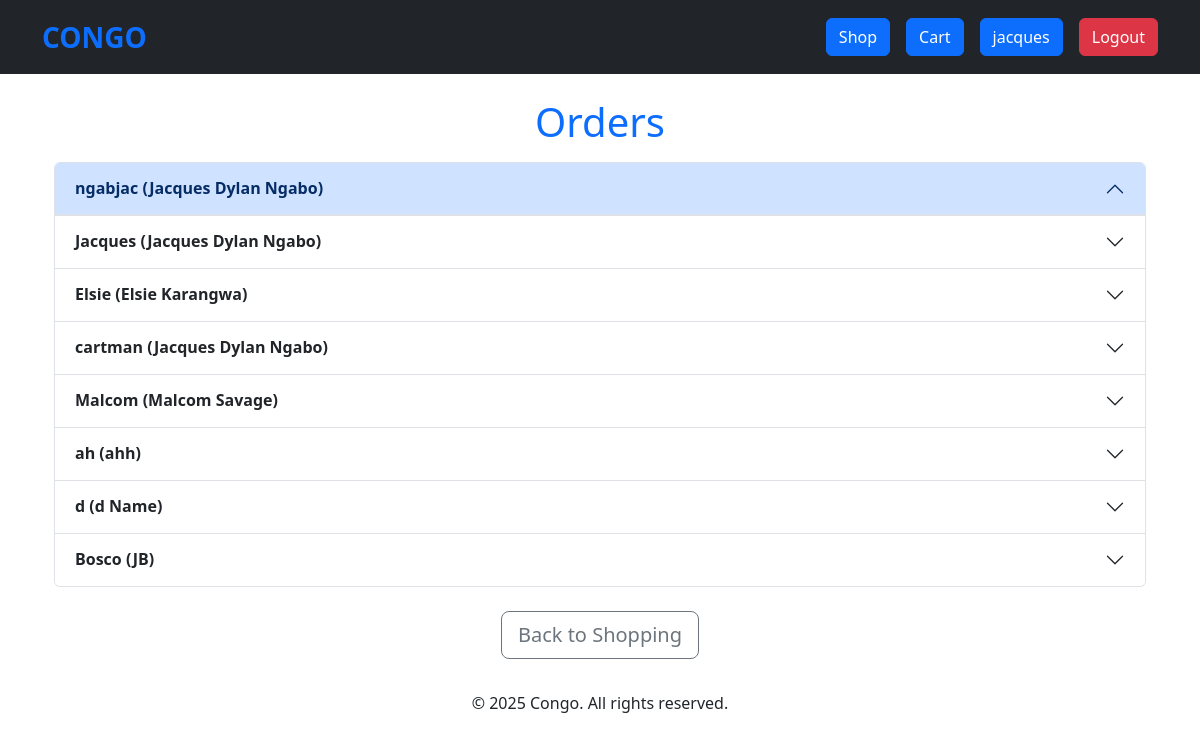
The app's page /orders/ (signed in) with its own data.
### models.py (models this page shows)
class Order(db.Model):
    id = db.Column(db.Integer, primary_key=True)
    username = db.Column(db.String(80), unique=False, nullable=False)
    realname = db.Column(db.String(200), unique=False, nullable=False)
    mailingaddress = db.Column(db.String(200), unique=False, nullable=False)
    cart = db.Column(JSON, nullable=False)

### app.py (the view)
@app.route("/orders/", methods=["GET"])
def orders():
    orders = Order.query.all()
    grouped_orders = defaultdict(list)
    for order in orders:
        grouped_orders[order.username].append(order)  # Group the orders by the username
    return render_template("orders.html", grouped_orders=grouped_orders)

### app.py (called while the page is built)
@app.before_request
def check_login():
    if (
        request.path == url_for("register_form")
        or request.path == url_for("login_form")
        or request.path == url_for("orders")
        or request.path == url_for("create_user")
        or request.path.startswith("/static/")
    ):
        pass
    elif "username" not in session:
        return redirect(url_for("login_form"))

@app.after_request
def add_no_cache_headers(response):
    response.headers["Cache-Control"] = "no-store, no-cache, must-revalidate, max-age=0"
    response.headers["Pragma"] = "no-cache"
    response.headers["Expires"] = "0"
    return response

### templates/orders.html (shortened to what this page needs)
{% extends "base.html" %}
{% block content %}
<div class="container mt-4">
    <h1 class="text-primary text-center">Orders</h1>
    {% if grouped_orders %}
        <div class="accordion mt-3" id="ordersAccordion">
            {% for username, user_orders in grouped_orders.items() %}
                <div class="accordion-item">
                    <h2 class="accordion-header" id="heading-{{ username }}">
                        <button class="accordion-button {% if loop.index != 1 %}collapsed{% endif %}"
                                type="button"
                                data-bs-toggle="collapse"
                                data-bs-target="#collapse-{{ username }}"
                                aria-expanded="{% if loop.index == 1 %}true{% else %}false{% endif %}"
                                aria-controls="collapse-{{ username }}">
                            <strong>{{ username }} ({{ user_orders[0].realname }})</strong>
                        </button>
                    </h2>
                </div>
            {% endfor %}
        </div>
    {% else %}
        <div class="alert alert-warning text-center mt-4">
            <p>No orders have been placed yet.</p>
        </div>
    {% endif %}
    {% if "username" in session %}
    <div class="text-center mt-4">
        <a href="{{ url_for('show_items') }}" class="btn btn-outline-secondary btn-lg">
             Back to Shopping
        </a>
    </div>
    {% endif %}
</div>
{% endblock %}

### records on screen
Order: username "ngabjac", realname "Jacques Dylan Ngabo"
Order: username "Jacques", realname "Jacques Dylan Ngabo"
Order: username "Elsie", realname "Elsie Karangwa"
Order: username "cartman", realname "Jacques Dylan Ngabo"
Order: username "Malcom", realname "Malcom Savage"
Order: username "ah", realname "ahh"
Order: realname "d Name"
Order: username "Bosco", realname "JB"

### other values on screen
{{ session["username"] }} "jacques"
{{ username }} "d"
